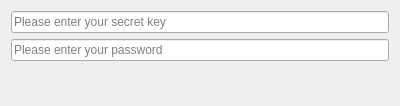
<?xml version="1.0" encoding="UTF-8"?>
<ui version="4.0">
 <class>PasswordInputWidget</class>
 <widget class="QWidget" name="PasswordInputWidget">
  <property name="geometry">
   <rect>
    <x>0</x>
    <y>0</y>
    <width>400</width>
    <height>106</height>
   </rect>
  </property>
  <property name="windowTitle">
   <string>Please enter your password</string>
  </property>
  <layout class="QVBoxLayout" name="verticalLayout">
   <item>
    <widget class="QLineEdit" name="edit_secret_key">
     <property name="placeholderText">
      <string>Please enter your secret key</string>
     </property>
    </widget>
   </item>
   <item>
    <widget class="QLineEdit" name="edit_password">
     <property name="echoMode">
      <enum>QLineEdit::Password</enum>
     </property>
     <property name="placeholderText">
      <string>Please enter your password</string>
     </property>
    </widget>
   </item>
   <item>
    <widget class="QLabel" name="label_info">
     <property name="text">
      <string/>
     </property>
    </widget>
   </item>
  </layout>
 </widget>
 <resources/>
 <connections/>
</ui>
